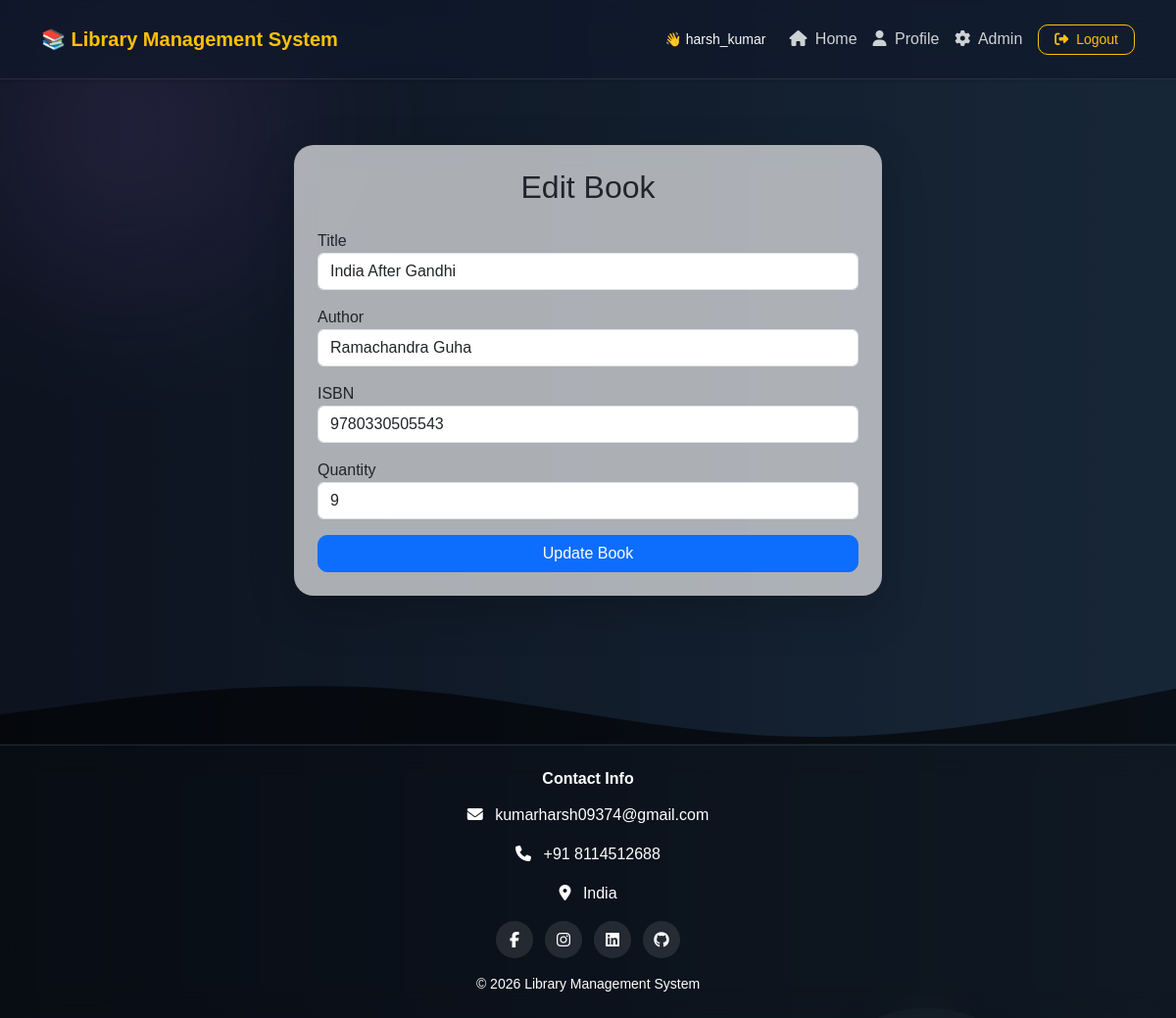
The app's page /books/edit/6/ (signed in) with its own data.
### books/models.py (models this page shows, shortened)
class Book(models.Model):
    title = models.CharField(
        max_length=200
    )
    author = models.CharField(
        max_length=200
    )
    isbn = models.CharField(
        max_length=100,
        default='N/A'
    )
    quantity = models.IntegerField(
        default=1
    )
    added_at = models.DateTimeField(
        default=timezone.now
    )

### books/views.py (the view, shortened to what this page needs)
# urls.py: path('edit/<int:id>/', views.edit_book, name='edit_book'),
@login_required
def edit_book(request, id):
    if not (request.user.is_superuser or request.user.is_staff):
        messages.error(request, "Access denied.")
        return redirect('student_dashboard')
    book = get_object_or_404(Book, id=id)
    return render(request, 'books/edit_book.html', {'book': book})

### books/templates/books/edit_book.html (shortened to what this page needs)
{% extends 'base.html' %}
{% block content %}
{% include 'includes/dashboard_navbar.html' %}
<div class="container py-5">
    <div class="card shadow-lg border-0 p-4 mx-auto" style="max-width:600px;border-radius:20px;">
        <h2 class="text-center mb-4">
            Edit Book
        </h2>
        <form method="POST">
            <div class="mb-3">
                <label>Title</label>
                <input type="text" name="title" value="{{ book.title }}" class="form-control">
            </div>
            <div class="mb-3">
                <label>Author</label>
                <input type="text" name="author" value="{{ book.author }}" class="form-control">
            </div>
            <div class="mb-3">
                <label>ISBN</label>
                <input type="text" name="isbn" value="{{ book.isbn }}" class="form-control">
            </div>
            <div class="mb-3">
                <label>Quantity</label>
                <input type="number" name="quantity" value="{{ book.quantity }}" class="form-control">
            </div>
            <button class="btn btn-primary w-100">
                Update Book
            </button>
        </form>
    </div>
</div>
{% endblock %}

### templates/includes/dashboard_navbar.html (shortened to what this page needs)
<nav class="navbar navbar-expand-lg navbar-dark shadow-sm" style="background: rgba(0,0,0,0.55);
            backdrop-filter: blur(12px);
            border-bottom: 1px solid rgba(255,255,255,0.1);">
    <div class="container">
        <a class="navbar-brand fw-bold text-warning" href="{% if user.is_authenticated %}
                    {% if user.is_superuser %}
                        {% url 'admin_dashboard' %}
                    {% elif user.is_staff %}
                        {% url 'staff_dashboard' %}
                    {% else %}
                        {% url 'student_dashboard' %}
                    {% endif %}
                 {% else %}
                    {% url 'home' %}
                 {% endif %}">
            📚 Library Management System
        </a>
        <div class="collapse navbar-collapse" id="navbarNav">
            <ul class="navbar-nav ms-auto align-items-center">
                {% if user.is_authenticated %}
                <li class="nav-item me-3">
                    <span class="text-light small">
                        👋 {{ request.user.username }}
                    </span>
                </li>
                <li class="nav-item">
                    <a class="nav-link" href="
                           {% if user.is_superuser %}
                                {% url 'admin_dashboard' %}
                           {% elif user.is_staff %}
                                {% url 'staff_dashboard' %}
                           {% else %}
                                {% url 'student_dashboard' %}
                           {% endif %}
                           ">
                        <i class="fa fa-home me-1"></i> Home
                    </a>
                </li>
                <li class="nav-item">
                    <a class="nav-link" href="{% url 'profile' %}">
                        <i class="fa fa-user me-1"></i> Profile
                    </a>
                </li>
                {% if user.is_superuser %}
                <li class="nav-item">
                    <a class="nav-link text-warning" href="/admin" target="_blank">
                        <i class="fa fa-cog me-1"></i> Admin
                    </a>
                </li>
                {% endif %}
                <li class="nav-item ms-2">
                    <button type="button" class="btn btn-outline-warning btn-sm px-3" data-bs-toggle="modal"
                        data-bs-target="#logoutModal">
                        <i class="fa fa-sign-out-alt me-1"></i> Logout
                    </button>
                </li>
                {% endif %}
            </ul>
        </div>
    </div>
</nav>

### static/css/style.css (style rules this page uses)
html, body { height: 100%; margin: 0; padding: 0; scroll-behavior: smooth; }
body { padding-top: 100px; background: linear-gradient(to right, #141e30, #243b55); min-height: 100vh; display: flex; flex-direction: column; font-family: Arial, sans-serif; overflow-x: hidden; position: relative; }
body::before { content: ""; position: fixed; inset: 0; background: rgba(0, 0, 0, .35); z-index: -3; }
body::after { content: ""; position: fixed; width: 500px; height: 500px; background: radial-gradient(circle, rgba(118, 75, 162, .22), transparent 70%); top: -120px; left: -120px; filter: blur(45px); animation: moveGlow 10s ease-in-out infinite alternate; z-index: -2; }
.navbar { background: rgba(15, 23, 42, .65) !important; backdrop-filter: blur(18px); -webkit-backdrop-filter: blur(18px); border-bottom: 1px solid rgba(255, 255, 255, .08); border-radius: 0px; box-shadow: 0 8px 30px rgba(0, 0, 0, .25); transition: .3s; }
.navbar { position: fixed; top: 0; padding-top: 20px; padding-bottom: 20px; left: 0; width: 100%; z-index: 1000; backdrop-filter: blur(18px); }
.navbar-brand { font-size: 20px; font-weight: 700; }
.navbar .nav-link { color: rgba(255, 255, 255, .8) !important; padding: 6px 10px; border-radius: 8px; transition: .3s; }
.card { border-radius: 20px; backdrop-filter: blur(12px); background: rgba(255, 255, 255, .65); box-shadow: 0 8px 25px rgba(0, 0, 0, .2); transition: .3s; }
button { border-radius: 10px !important; font-weight: 600; }

### records on screen
Book: title "India After Gandhi", author "Ramachandra Guha", isbn "9780330505543", quantity "9"

### other values on screen
{{ request.user.username }} "harsh_kumar"
